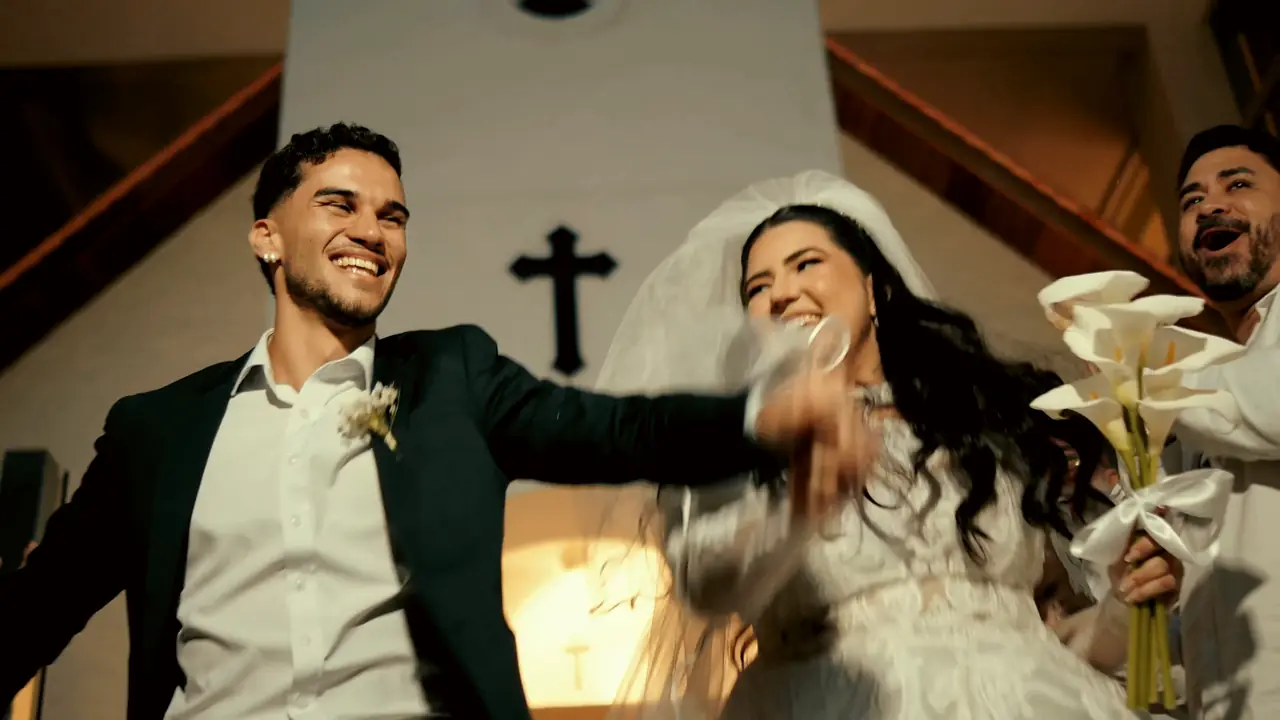
#> input picture templates/wedding-onetake/img/film-chapel-1280.webp, 1280 x 720 px, given in place of still-first.png, which was not available
$ python og.py ../img
#> lines starting #> are read from the running program, lines starting #| are printed output that depends on the picture
"""Share card and touch icon. usage: python tools/og.py <WORK folder>
Sets the site's own Archivo instance (wdth 62, wght 700) on the film's first
frame, so the card is the hero, not a new picture."""
import io, os, sys
from fontTools.ttLib import TTFont
from fontTools.varLib import instancer
from PIL import Image, ImageDraw, ImageFont

WORK = sys.argv[1]
HERE = os.path.dirname(os.path.abspath(__file__))
ROOT = os.path.join(HERE, '..')


def face(wght, wdth, size):
    f = TTFont(os.path.join(ROOT, 'fonts', 'archivo-wdth-wght.woff2'))
    f = instancer.instantiateVariableFont(f, {'wght': wght, 'wdth': wdth})
    f.flavor = None
    buf = io.BytesIO(); f.save(buf); buf.seek(0)
    return ImageFont.truetype(buf, size)


INK, MARK, BLACK = (239, 231, 218), (238, 93, 60), (13, 11, 9)

# 1200 x 630 card
im = Image.open(os.path.join(WORK, 'still-first.png')).convert('RGB')
#> im is the input picture: PIL image 1280x720 RGB; mean R, G, B 105.4, 91.4, 67.5
im = im.resize((1200, 675), Image.LANCZOS).crop((0, 22, 1200, 652))
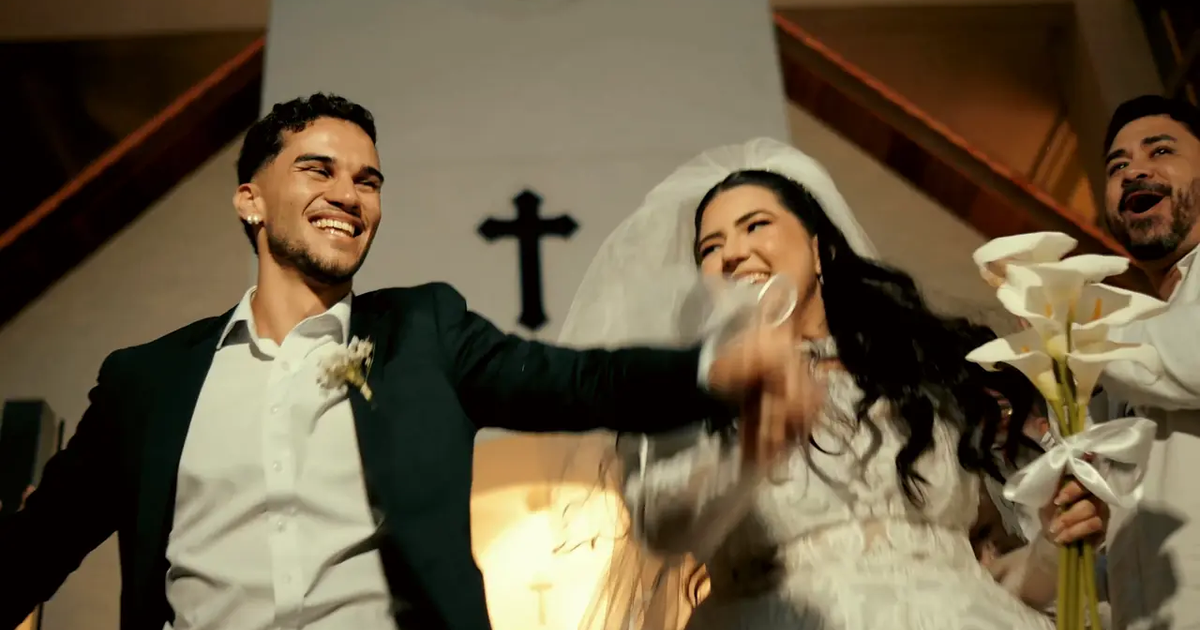
#> im: PIL image 1200x630 RGB; mean R, G, B 104.9, 91, 67.2
shade = Image.new('L', (1200, 1))
for x in range(1200):
    shade.putpixel((x, 0), int(235 * max(0.0, 1 - x / 760) ** 1.2))
im = Image.composite(Image.new('RGB', im.size, BLACK), im, shade.resize(im.size))
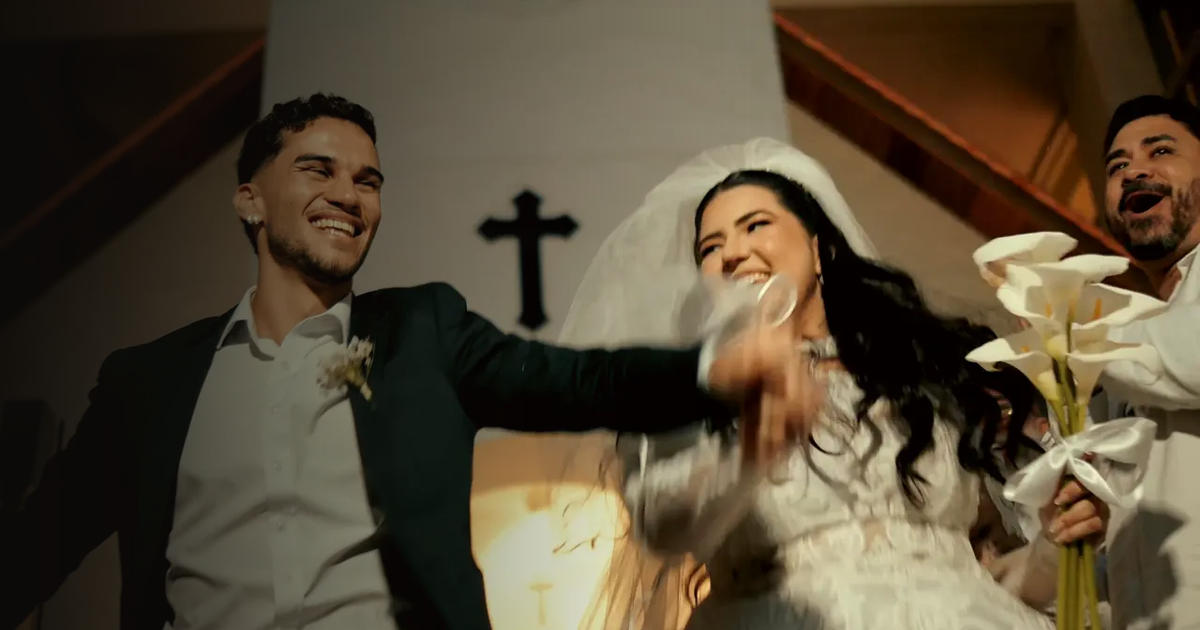
#> im: PIL image 1200x630 RGB; mean R, G, B 85.5, 73.6, 54.3
d = ImageDraw.Draw(im)
big = face(700, 62, 118)
#> (the run stopped early here; a loop or call above may not have finished)

$ run again, on templates/wedding-onetake/img/film-dusk-1280.webp
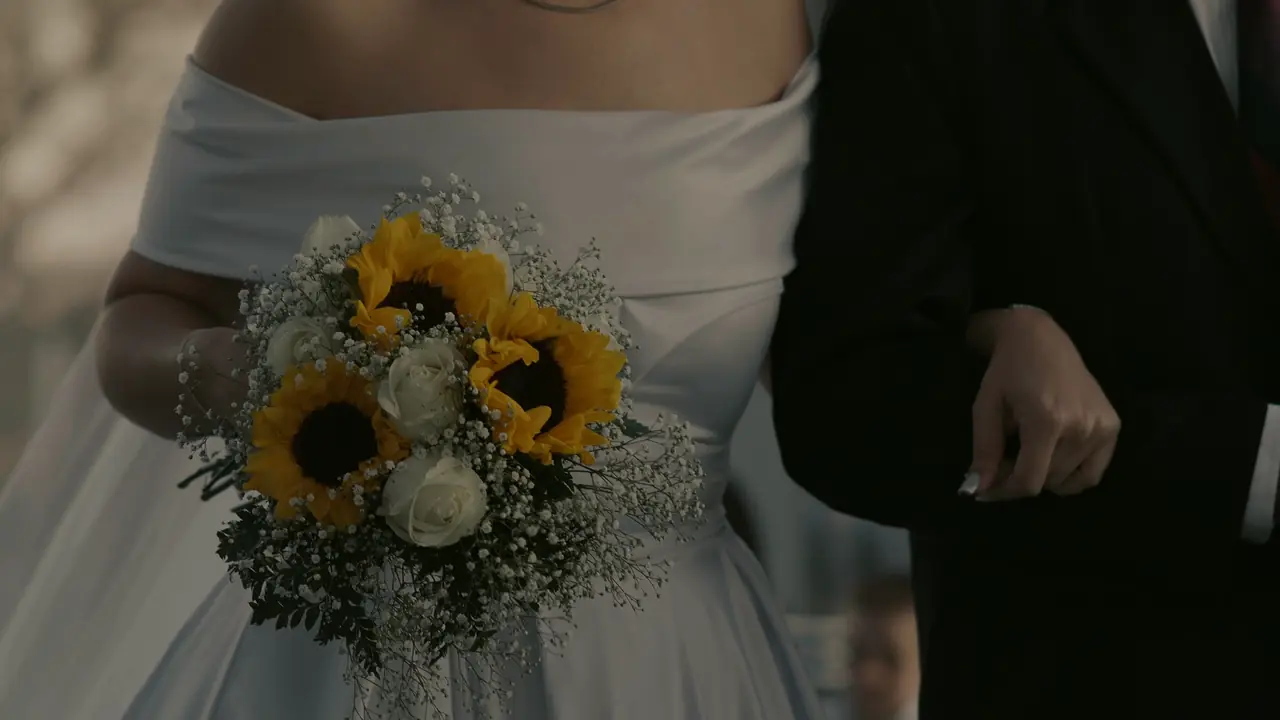
#> input picture templates/wedding-onetake/img/film-dusk-1280.webp, 1280 x 720 px, given in place of still-first.png, which was not available
#> im is the input picture: PIL image 1280x720 RGB; mean R, G, B 58.4, 55.7, 44.7
#> `im = im.resize((1200, 675), Image.LANCZOS).crop((0, 22, 1200, 652))`:
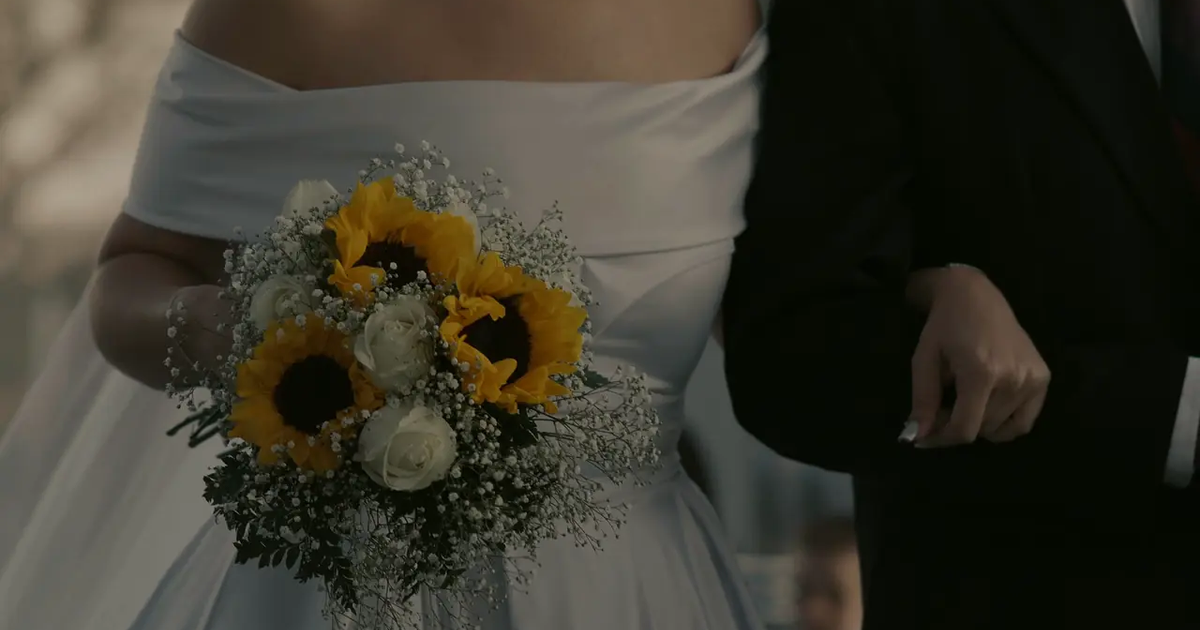
#> im: PIL image 1200x630 RGB; mean R, G, B 58, 55.4, 44.2
#> `im = Image.composite(Image.new('RGB', im.size, BLACK), im, shade.resiz..`:
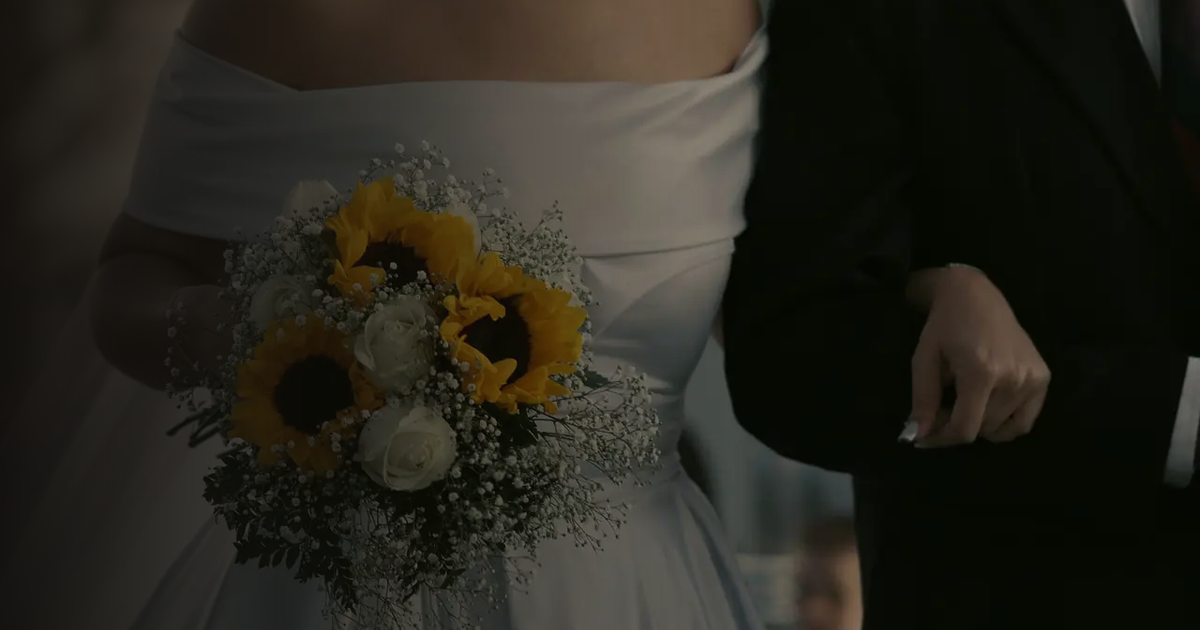
#> im: PIL image 1200x630 RGB; mean R, G, B 38.5, 36.8, 28.6
